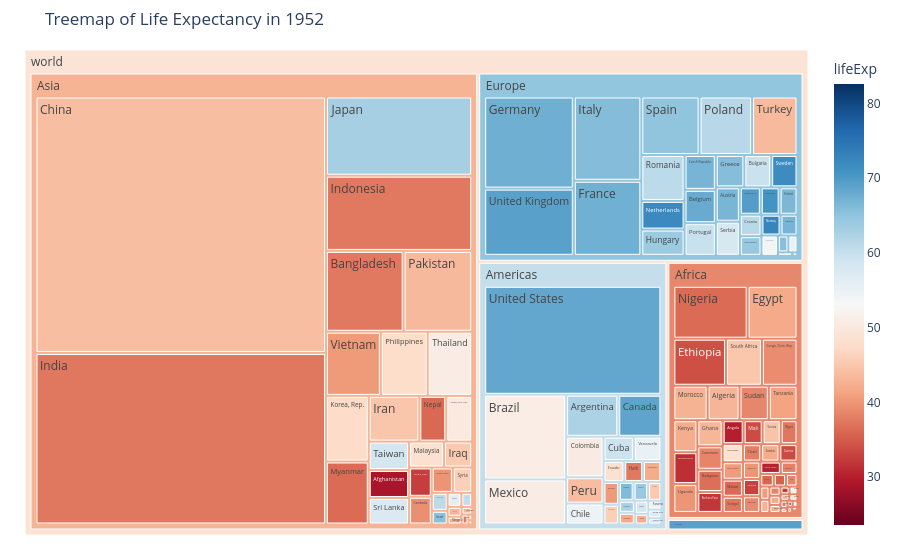

Notebook code cell kept with this figure:
### Code cell
year = 1952
fig = px.treemap(df[df['year']==year], 
                  path=[px.Constant("world"), 'continent', 'country'], 
                  values='pop',
                  color='lifeExp',
                  color_continuous_scale='RdBu',
                  range_color=[min_lifeexp,max_lifeexp],
                  title=f'Treemap of Life Expectancy in {year}'
                  )
fig.update_layout(margin = dict(t=50, l=25, r=25, b=25))
fig.show()

### Figure 1 — Plotly figure (JSON) as saved in the notebook; plotly's stock layout.template omitted (floating-point values rounded to 4 significant figures; data arrays with more than 128 entries replaced by an {"elided": "..."} marker saying what was removed)
{"data": [{"branchvalues": "total", "customdata": {"elided": "148x1 float values"}, "domain": {"x": [0, 1], "y": [0, 1]}, "hovertemplate": "labels=%{label}<br>pop=%{value}<br>parent=%{parent}<br>id=%{id}<br>lifeExp=%{color}<extra></extra>", "ids": {"elided": "148 str values"}, "labels": {"elided": "148 str values"}, "marker": {"coloraxis": "coloraxis", "colors": {"elided": "148 float values"}}, "name": "", "parents": {"elided": "148 str values"}, "type": "treemap", "values": {"elided": "148 int values"}}], "layout": {"coloraxis": {"cmax": 82.6, "cmin": 23.6, "colorbar": {"title": {"text": "lifeExp"}}, "colorscale": [[0, "rgb(103,0,31)"], [0.1, "rgb(178,24,43)"], [0.2, "rgb(214,96,77)"], [0.3, "rgb(244,165,130)"], [0.4, "rgb(253,219,199)"], [0.5, "rgb(247,247,247)"], [0.6, "rgb(209,229,240)"], [0.7, "rgb(146,197,222)"], [0.8, "rgb(67,147,195)"], [0.9, "rgb(33,102,172)"], [1, "rgb(5,48,97)"]]}, "legend": {"tracegroupgap": 0}, "margin": {"b": 25, "l": 25, "r": 25, "t": 50}, "title": {"text": "Treemap of Life Expectancy in 1952"}}}
